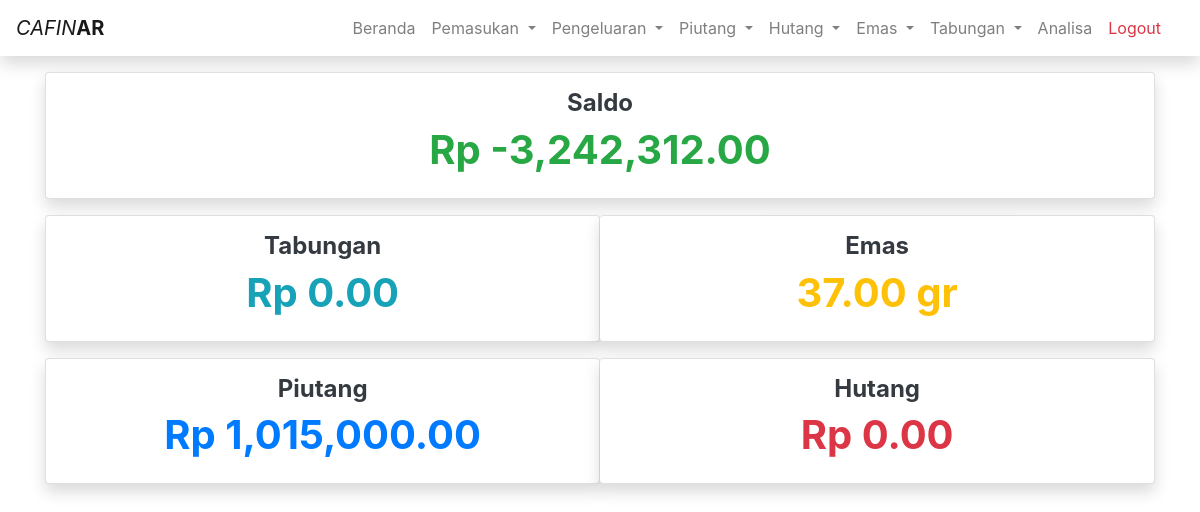
/beranda (signed in), run on an earlier commit of the app's database.
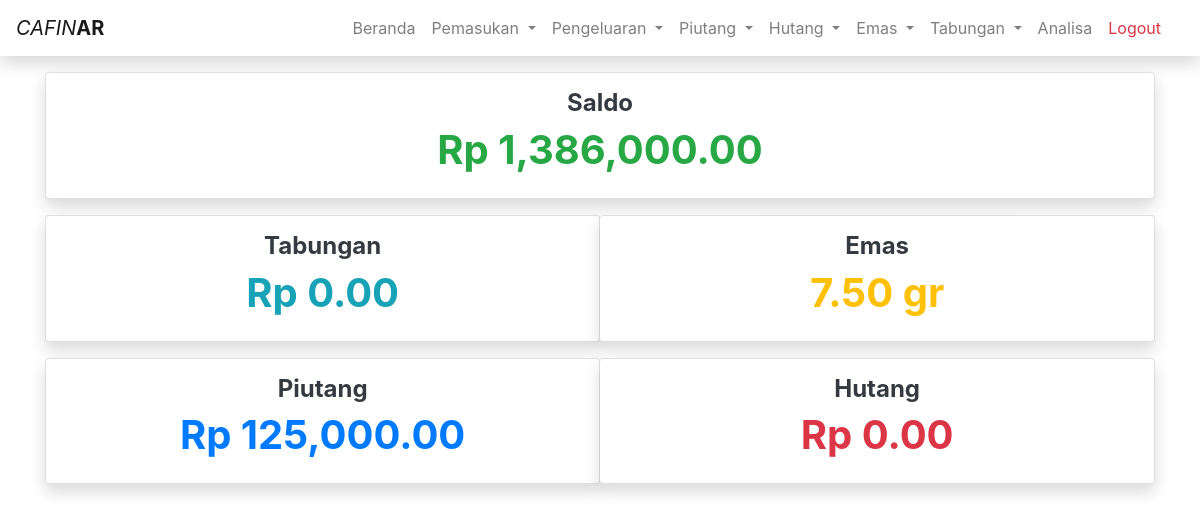
And on a later commit of the database.
### tables this page shows
CREATE TABLE `saldo` (
  `id` int(11) NOT NULL,
  `saldo` int(11) NOT NULL,
  `tanggal` timestamp NOT NULL DEFAULT CURRENT_TIMESTAMP ON UPDATE CURRENT_TIMESTAMP
);

### app/core/Controller.php (called while the page is built, shortened)
<?php
class Controller
{
  public function view($view, $data = [])
  {
    require_once 'app/views/' . $view . '.php';
  }
  public function model($model)
  {
    return new $model;
  }
}

### app/controllers/Beranda.php (called while the page is built, shortened)
<?php
class Beranda extends Controller
{
  public function index()
  {
    $data['title'] = 'BERANDA | ' . $this->title;
    $data['saldo'] = $this->model('Saldo_model')->showSaldo();
    $data['tabungan'] = $this->model('Tabungan_model')->showTotal();
    $data['emas'] = $this->model('Emas_model')->showTotal();
    $data['hutang'] = $this->model('Hutang_model')->showTotal();
    $data['piutang'] = $this->model('Piutang_model')->showTotal();
    $this->view('beranda/index', $data);
  }
}

### app/core/App.php (called while the page is built, shortened)
<?php
class App
{
  protected $controller = 'Home',
    $method = 'index',
    $params = [];
  public function __construct()
  {
    $this->controller = new $this->controller;
    call_user_func_array([$this->controller, $this->method], $this->params);
  }
}

### index.php (called while the page is built, shortened)
<?php
$app = new App();

### app/core/Database.php (called while the page is built, shortened)
<?php
class Database
{
  private $host = DB_HOST,
    $user = DB_USER,
    $pass = DB_PASS,
    $db_name = DB_NAME;
  private $dbh;
  private $stmt;
  public function __construct()
  {
    $dsn = 'mysql:host=' . $this->host . ';dbname=' . $this->db_name;
    $option = [
      PDO::ATTR_PERSISTENT => true,
      PDO::ATTR_ERRMODE => PDO::ERRMODE_EXCEPTION
    ];
    try {
      $this->dbh = new PDO($dsn, $this->user, $this->pass, $option);
    } catch (PDOException $e) {
      die($e->getMessage());
    }
  }
  public function query($query)
  {
    $this->stmt = $this->dbh->prepare($query);
  }
  public function execute()
  {
    $this->stmt->execute();
  }
  public function single()
  {
    $this->execute();
    return $this->stmt->fetch(PDO::FETCH_ASSOC);
  }
}

### app/models/Saldo_model.php (called while the page is built, shortened)
<?php
class Saldo_model
{
  private $table = 'saldo',
    $db;
  public function __construct()
  {
    $this->db = new Database;
  }
  public function showSaldo()
  {
    $this->db->query("SELECT * FROM " . $this->table . " WHERE id = 1");
    return $this->db->single();
  }
}

### app/models/Hutang_model.php (called while the page is built, shortened)
<?php
class Hutang_model
{
  private $table = 'hutang',
    $db;
  public function __construct()
  {
    $this->db = new Database;
  }
  public function showTotal()
  {
    $this->db->query("SELECT SUM(nominal) AS total FROM " . $this->table);
    return $this->db->single();
  }
}

### app/models/Emas_model.php (called while the page is built, shortened)
<?php
class Emas_model
{
  private $table = 'emas',
    $db;
  public function __construct()
  {
    $this->db = new Database;
  }
  public function showTotal()
  {
    $this->db->query("SELECT SUM(berat) AS total FROM " . $this->table);
    return $this->db->single();
  }
}

### app/models/Piutang_model.php (called while the page is built, shortened)
<?php
class Piutang_model
{
  private $table = 'piutang',
    $db;
  public function __construct()
  {
    $this->db = new Database;
  }
  public function showTotal()
  {
    $this->db->query("SELECT SUM(nominal) AS total FROM " . $this->table);
    return $this->db->single();
  }
}

### app/views/beranda/index.php (the view)
<div class="row">
  <div class="col">
    <div class="list-group list-group-horizontal-md text-center saldo">
      <div class="list-group-item list-group-item-action shadow p-3 rounded">
        <h4 class="text-dark font-weight-bold">Saldo</h4>
        <h1 class="text-success font-weight-bold">Rp <?= number_format($data['saldo']['saldo'], 2); ?></h1>
      </div>
    </div>
  </div>
</div>
<div class="row mt-3">
  <div class="col">
    <div class="list-group list-group-horizontal-md text-center">
      <a href="<?= BASEURL; ?>/tabungan" class="list-group-item list-group-item-action shadow p-3 rounded">
        <h4 class="text-dark font-weight-bold">Tabungan</h4>
        <h1 class="text-info font-weight-bold">Rp <?= number_format($data['tabungan']['total'], 2); ?></h1>
      </a>
      <a href="<?= BASEURL; ?>/emas" class="list-group-item list-group-item-action shadow p-3 rounded">
        <h4 class="text-dark font-weight-bold">Emas</h4>
        <h1 class="text-warning font-weight-bold"><?= number_format($data['emas']['total'], 2); ?> gr</h1>
      </a>
    </div>
  </div>
</div>
<div class="row mt-3">
  <div class="col">
    <div class="list-group list-group-horizontal-md text-center">
      <a href="<?= BASEURL; ?>/piutang" class="list-group-item list-group-item-action shadow p-3 rounded">
        <h4 class="text-dark font-weight-bold">Piutang</h4>
        <h1 class="text-primary font-weight-bold">Rp <?= number_format($data['piutang']['total'], 2); ?></h1>
      </a>
      <a href="<?= BASEURL; ?>/hutang" class="list-group-item list-group-item-action shadow p-3 rounded">
        <h4 class="text-dark font-weight-bold">Hutang</h4>
        <h1 class="text-danger font-weight-bold">Rp <?= number_format($data['hutang']['total'], 2); ?></h1>
      </a>
    </div>
  </div>
</div>

What changed in the data, as far as the page shows it:
changed saldo: saldo "-3,242,312.00" → "1,386,000.00"
Also different on the page:
$data['emas']['total']: "37.00" → "7.50"
$data['piutang']['total']: "1,015,000.00" → "125,000.00"
